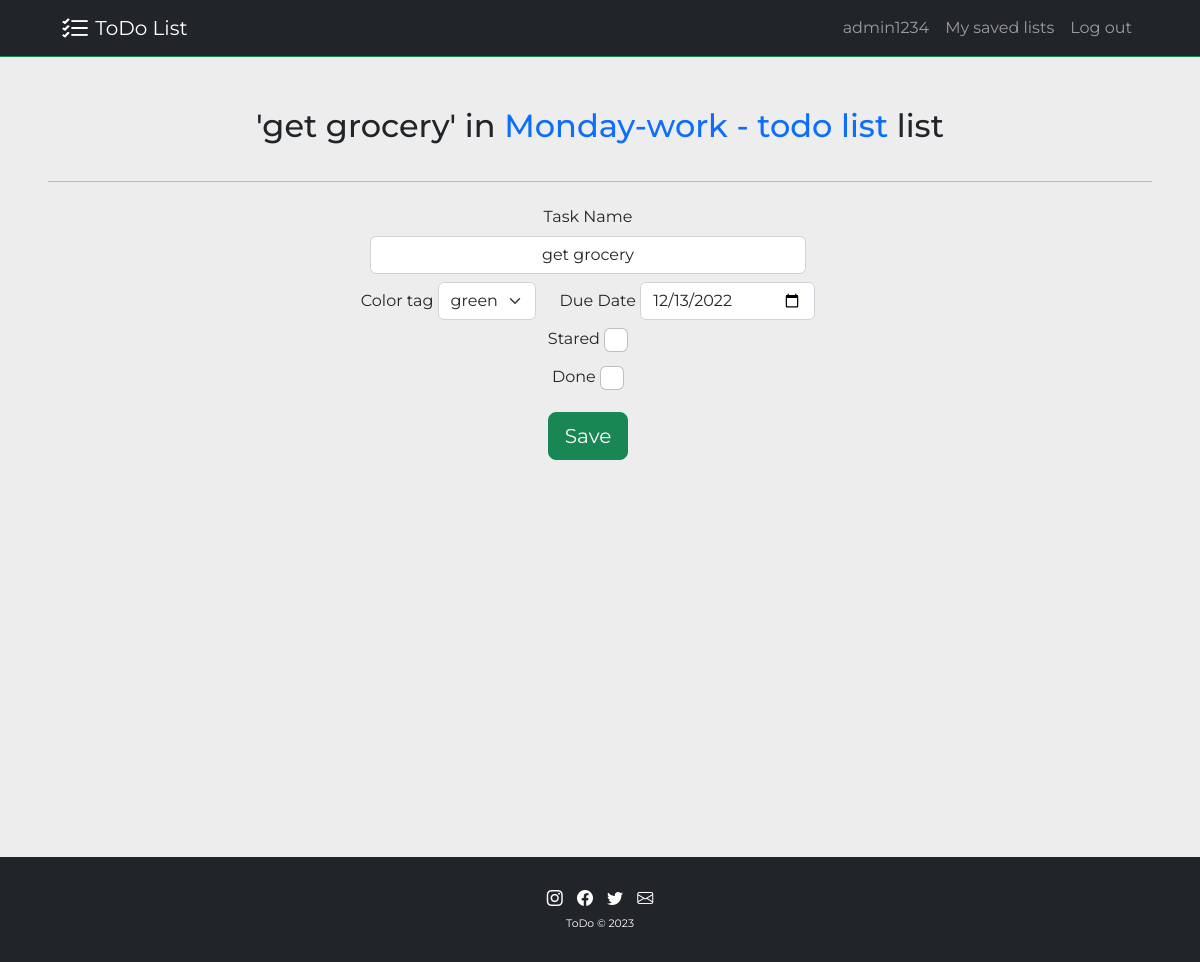
Page /edittask/list-1/task-1 (signed in) on the committed database.
### app_website/models.py (models this page shows, shortened)
class User(UserMixin, db.Model):
    __tablename__ = 'users'
    id = db.Column(db.Integer, primary_key=True)
    username = db.Column(db.String, unique=True, nullable=False)
    email = db.Column(db.String, unique=True, nullable=False)
    password = db.Column(db.String(500))
    todo_lists = relationship('ToDoList', back_populates = 'list_creator', cascade="all, delete")

class Task(db.Model):
    id = db.Column(db.Integer, primary_key=True)
    task_name = db.Column(db.String(250), nullable=False)
    color_tag = db.Column(db.String(100), nullable=False, server_default="none")
    due_date = db.Column(db.String(100), nullable=False, server_default="No due date")
    done = db.Column(db.Boolean, nullable=False, default=False)
    stared = db.Column(db.Boolean, nullable=False, default=False)
    tasks_todo_list = relationship('ToDoList', back_populates = 'tasks')
    todo_list_id = db.Column(db.Integer, db.ForeignKey("to_do_list.id"))

class ToDoList(db.Model):
    id = db.Column(db.Integer, primary_key=True)
    title = db.Column(db.String(250), nullable=False)
    date_created = db.Column(db.String(100), nullable=False)
    list_creator = relationship('User', back_populates = 'todo_lists')
    list_creator_id = db.Column(db.Integer, db.ForeignKey("users.id"))
    tasks = relationship('Task', back_populates = 'tasks_todo_list', cascade="all, delete")

### app_website/views.py (the view, shortened to what this page needs)
@app.route("/edittask/list-<int:list_id>/task-<int:task_id>", methods = ['GET','POST'])
@login_required
def edit_task(list_id: int, task_id: int) -> str:
    selected_todolist = db.get_or_404(ToDoList, list_id)
    if not selected_todolist.list_creator_id == current_user.id:
        return abort(401)
    selected_task = db.get_or_404(Task, task_id)
    if not selected_task.todo_list_id == selected_todolist.id:
        return abort(401)
    predefined_date = None
    if selected_task.due_date != 'No due date':
        predefined_date = datetime.strptime(selected_task.due_date, '%Y-%m-%d')
    form_edit_task = TaskEditForm(
        color_tag = selected_task.color_tag,
        done = selected_task.done,
        due_date = predefined_date,
        stared = selected_task.stared,
        task_name = selected_task.task_name,
    )
    return render_template(
    'edit_task.html',
    current_year = current_year,
    current_task = selected_task,
    current_list = selected_todolist,
    form = form_edit_task,
    )

### app_website/forms.py
class TaskEditForm(FlaskForm):
    task_name = StringField(
        validators=[DataRequired(message="Task name is required"), Length(min=1,max=200)],
        render_kw={'placeholder':'task name', 'class':'form-control text-center'},
    )
    due_date = DateField(
        label='Due Date',
        validators=[Optional()],
        render_kw={'class':'date-input mt-2'},
    )
    stared = BooleanField(
        label='Stared',
        render_kw={"class":"form-check-input font-size-checkbox-task mt-2"},
    )
    color_tag = SelectField(
        label='Color tag',
        choices=[
            "none", "red", "green",
        ],
        validators=[DataRequired(message="Color tag option is required")],
        render_kw={"class":"form-select color-tag-input mt-2"},
    )
    done = BooleanField(
        label='Done',
        render_kw={"class":"form-check-input font-size-checkbox-task mt-2"},
    )
    submit = SubmitField(
        "Save",
        render_kw = {"class":"btn btn-lg btn-success"},
    )

### app_website/models.py (called while the page is built)
@login_manager.user_loader
def load_user(user_id) -> User | None:
    return db.session.execute(db.select(User).filter_by(id=int(user_id))).scalar()

### app_website/templates/edit_task.html (shortened to what this page needs)
{% extends 'base.html' %}
{% block content %}
<div class="container-fluid text-center px-5">
   <div class="row">
      <div class="col">
         <h2 class="add-margin-round-20">'{{current_task.task_name}}' in
            <a class="text-decoration-none" href="{{url_for('detail_list', list_id=current_list.id)}}">{{current_list.title}}</a>
            list
         </h2>
      </div>
   </div>
   <hr>
   <form method="POST">
      <div class="row">
         <div class="row justify-content-center">
            <div class="col-md-6 col-lg-5 col-xxl-4">
                {{ form.task_name.label(class_='col-form-label') }}
                 {{ form.task_name }}
             </div>
         </div>
         <div class="row justify-content-center">
            <div class="col-auto">
               {{ form.color_tag.label(class_='col-form-label') }}
               {{ form.color_tag }}
            </div>
            <div class="col-auto">
               {{ form.due_date.label(class_='col-form-label') }}
               {{ form.due_date }}
           </div>
         </div>
         <div class="row justify-content-center">
            <div class="col-auto">
               {{ form.stared.label(class_='col-form-label') }}
                {{ form.stared }}
            </div>
         </div>
         <div class="row justify-content-center">
            <div class="col-md-6 col-lg-5 col-xxl-4">
               {{ form.done.label(class_='col-form-label') }}
                {{ form.done }}
            </div>
         </div>
         <div class="row justify-content-center">
          <div class="col py-3">
               {{form.submit}}
          </div>
         </div>
      </div>
  </form>
</div>
{% endblock %}

### app_website/templates/includes/navbar.html (shortened to what this page needs)
<nav class="navbar navbar-expand-lg navbar-dark bg-dark">
    <div class="container-fluid header-top-padding">
        <a class="navbar-brand" href="{{ url_for('index') }}">
            <img src="{{ url_for('static', filename='assets/todo-list.png') }}" alt="Logo" width="30" height="24" class="d-inline-block align-text-top logo-image">
            ToDo List
        </a>
        <div class="collapse navbar-collapse" id="navbarCollapsedContent">
            <ul class="navbar-nav ms-auto mb-2 mb-lg-0">
                {% if current_user.is_authenticated %}
                    <li class="nav-item">
                        <a class="nav-link" aria-current="page" href="#">{{ current_user.username }}</a>
                    </li>
                    <li class="nav-item">
                        <a class="nav-link" aria-current="page" href="{{ url_for('mylists') }}">My saved lists</a>
                    </li>
                    <li class="nav-item">
                        <a class="nav-link" aria-current="page" href="{{ url_for('logout') }}">Log out</a>
                    </li>
                {% else %}
                    <li class="nav-item">
                        <a class="nav-link" aria-current="page" href="{{ url_for('login') }}">Log in</a>
                    </li>
                {% endif %}
            </ul>
        </div>
    </div>
</nav>

### app_website/static/css/styles.css (style rules this page uses)
:root { --bs-white: #fff; --bs-grey: #868681; --bs-grey-background: #ededed; --bs-green-background: #C9FEC6; --bs-red-background: #FBACAB; --bs-green: #1eb760; --bs-red: #fb3e51; }
body { font-family:'Montserrat', sans-serif; }
.logo-image { filter: brightness(0) invert(1); }
.header-top-padding { padding: 0 5%; }
.add-margin-round-20 { margin: 20px; }
.font-size-checkbox-task { font-size: 1.5rem; }
.date-input { display: inline-block; width: auto; padding: 0.375rem 0.75rem 0.375rem 0.75rem; border-radius: 0.375rem; color: #212529; background-color: #fff; border: 1px solid #ced4da; box-shadow: inherit; transition: border-color .15s ease-in-out,box-shadow .15s ease-in-out; }
.color-tag-input { display: inline-block; width: auto; }

### rows in the picture
User: username "admin1234"
Task: task_name "get grocery", color_tag "green", due_date "12/13/2022"
ToDoList: title "Monday-work - todo list"

### other values in the picture
{{ current_year }} "2023"
